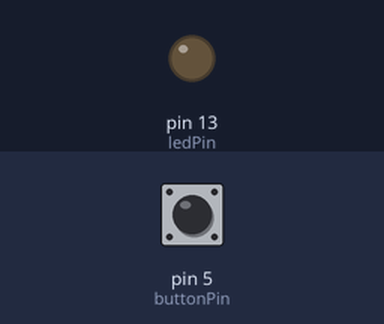
The sketch below on a simulated Arduino Uno, built with avr-gcc and run on an emulated ATmega328P. Parts: output pins drawn as LEDs (lit = HIGH). The inputs (shaded band) are chosen by the test bench; at power-on: pin 5 (buttonPin) HIGH.

Above: at 0.6 s.
At 21.1 s:
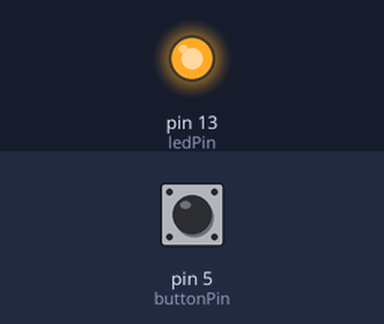
Timing chart, 0 to 28.7 s (numbered marks = the images above):
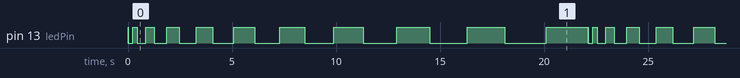

Measured:
- by itself, pin 13 (ledPin): moves between LOW and HIGH, repeating every 22.1 s
- by itself, everything shown: repeats every 22.1 s, in 20 steps

The sketch:

Oppgave03.ino
```cpp
const int ledPin = 13;
const int buttonPin = 5;

void setup()
{
    pinMode(ledPin, OUTPUT);
    pinMode(buttonPin, INPUT_PULLUP);
}

void loop()
{
    int i = 10;
    while (i <= 2000) {
        int j = 0;
        while (j < 2) {
            if (digitalRead(buttonPin) == LOW) {
                i = 10;
                break;
            }
            digitalWrite(ledPin, j);
            delay(i);
            j++;
        }
        i = i + 199;
    }
}
```
